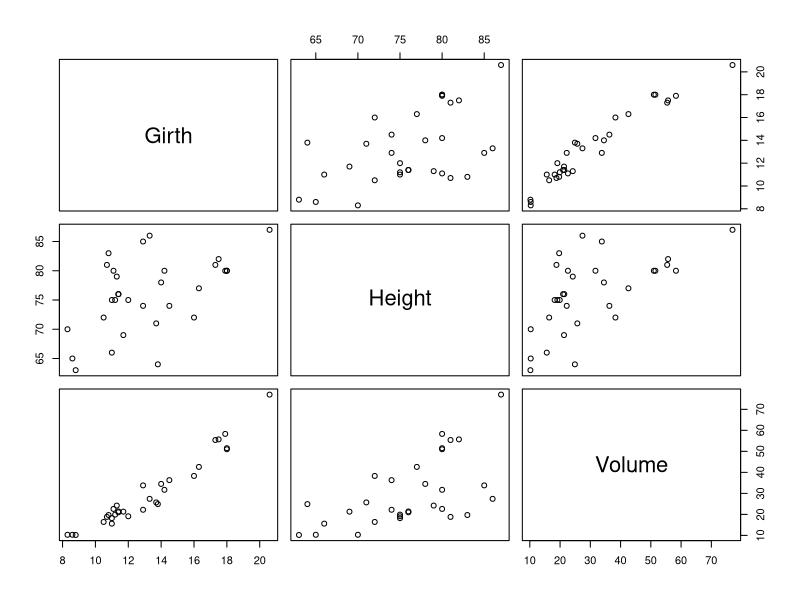
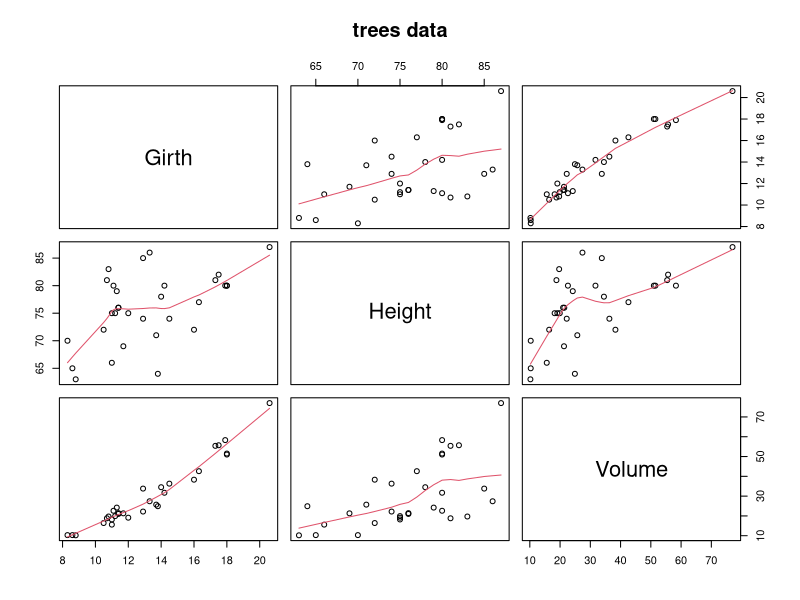
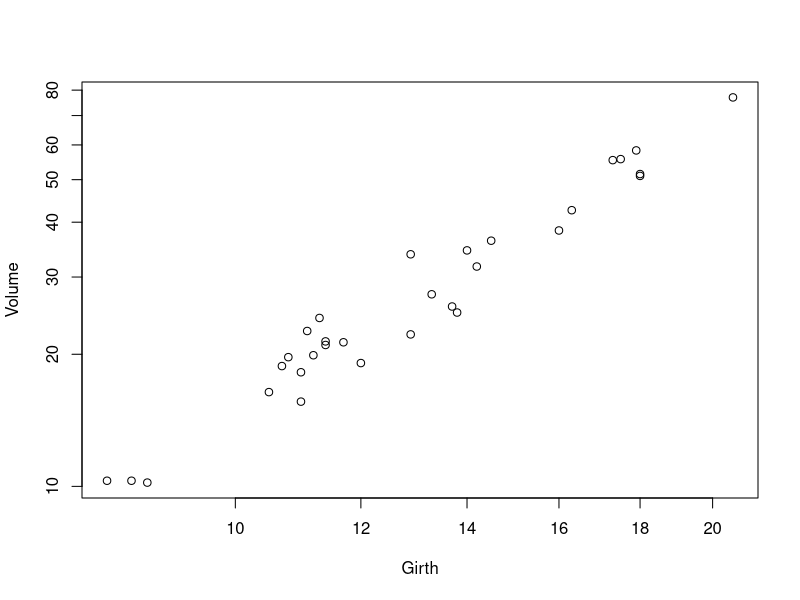

Generate these figures, in order, with R: (Note: this script raises an error after producing the figures.)
# tree data analysis
# diameter, height and volume of timber in 31 felled black cherry trees.

# packages
library(lattice)

# volume v. girth
data("trees")
summary(trees)
pairs(trees)
# from trees help page
pairs(trees, panel = panel.smooth, main = "trees data")
plot(Volume ~ Girth, data = trees, log = "xy")

# height v. girth
ggplot(trees[order(trees$Girth), ], aes(x = Girth, y = Height)) +
  geom_point() +
  geom_smooth(method = 'loess', color = 'forestgreen') +
  ggtitle('Height versus Girth')

# bootstrap girth coefficient in volume ~ girth regression
mod <- lm(Volume ~ Girth, data = trees)
set.seed(12)
b <- 1000
coefs <- matrix(ncol = 2, nrow = b)
for (i in 1:b) {
  cat(i, '...')
  indices <- sample(nrow(trees), replace = T)
  temp <- trees[indices, ]
  temp_mod <- lm(Volume ~ Girth, data = temp)
  coefs[i, ] <- temp_mod$coefficients
}
colnames(coefs) <- c('Intercept', 'Girth')
# bootstrapped girth coefficient estimate
mean(coefs[, 2])
# SE of bootstrapped girth coefficient estimate
sd(coefs[, 2])
# 95% percentile CI for bootstrapped girth coefficient
quantile(coefs[, 2], c(.025, .975))
# estimate degree of bias in bootstrapped girth coefficients
abs((sum(coefs[, 2] > coef(mod)[2]) / b) - 0.5)

# histogram of bootstrapped coefficients
hist(coefs[,'Girth'], main = "DistrIBution of Bootstrapped COeFfiCients",
     xlab = "Bootstrap Girth")
